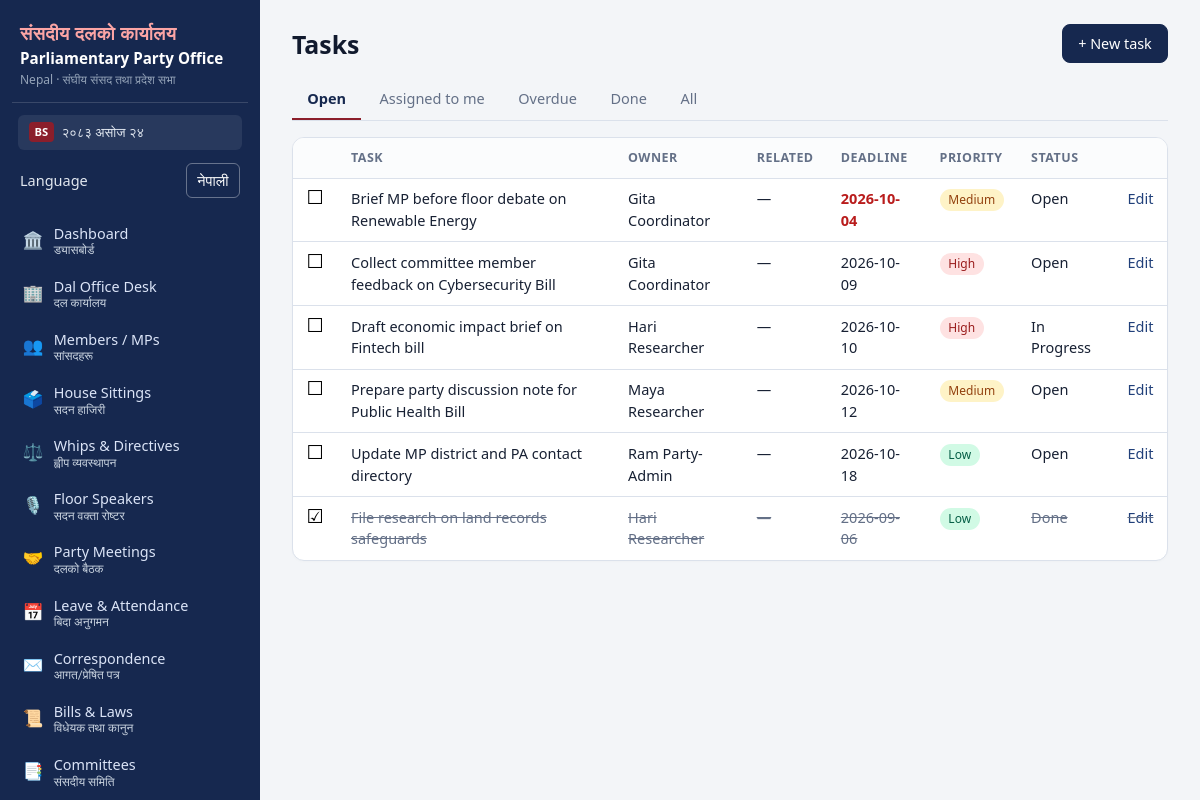
Page /tasks?view=open (signed in) on the committed database.
### tables this page shows
CREATE TABLE users(
  id INTEGER PRIMARY KEY, name TEXT NOT NULL, email TEXT NOT NULL UNIQUE,
  password_hash TEXT NOT NULL, role TEXT NOT NULL,
  language TEXT NOT NULL DEFAULT 'en',
  status TEXT NOT NULL DEFAULT 'active', created_at TEXT NOT NULL);

CREATE TABLE tasks(
  id INTEGER PRIMARY KEY, title TEXT NOT NULL,
  owner_id INTEGER REFERENCES users(id), related_type TEXT, related_id INTEGER,
  deadline TEXT, priority TEXT NOT NULL DEFAULT 'Medium',
  status TEXT NOT NULL DEFAULT 'Open', notes TEXT,
  created_by INTEGER REFERENCES users(id), created_at TEXT NOT NULL);

### app.py (the view)
@app.route("/tasks")
@login_required
def tasks_list():
    view = request.args.get("view", "mine")
    scope = ""
    args = []
    if view == "mine":
        scope = "WHERE t.owner_id=?"
        args = [g.user["id"]]
    elif view == "overdue":
        scope = "WHERE t.status!='Done' AND t.deadline<?"
        args = [today()]
        if not is_staff():
            scope += " AND t.owner_id=?"
            args.append(g.user["id"])
    elif view == "done":
        scope = "WHERE t.status='Done'"
        if not is_staff():
            scope += " AND t.owner_id=?"
            args.append(g.user["id"])
    else:
        if not is_staff():
            scope = "WHERE t.owner_id=?"
            args = [g.user["id"]]
    sql = f"SELECT t.*, u.name owner FROM tasks t LEFT JOIN users u ON u.id=t.owner_id {scope} " \
          f"ORDER BY t.status='Done', t.deadline IS NULL, t.deadline"
    tasks = q(sql, tuple(args))
    return render_template("tasks.html", tasks=tasks, view=view)

### app.py (called while the page is built)
def today():
    return dt.date.today().isoformat()

def nepali_digits(val):
    if val is None:
        return ""
    return str(val).translate(NEP_DIGITS)

def db():
    if "db" not in g:
        g.db = sqlite3.connect(DB_PATH)
        g.db.row_factory = sqlite3.Row
        g.db.execute("PRAGMA foreign_keys=ON")
    return g.db

def q(sql, args=(), one=False):
    cur = db().execute(sql, args)
    return cur.fetchone() if one else cur.fetchall()

@app.before_request
def load_user():
    g.user = None
    uid = session.get("uid")
    if uid:
        u = q("SELECT * FROM users WHERE id=? AND status='active'", (uid,), one=True)
        if u:
            g.user = u
            session["language"] = u["language"] if "language" in u.keys() else "en"
        else:
            session.clear()
    if request.method == "POST":
        token = request.form.get("_csrf") or request.headers.get("X-CSRF-Token")
        if not token or token != session.get("csrf"):
            abort(400, "Invalid or missing CSRF token. Reload the page and try again.")

def csrf():
    if "csrf" not in session:
        session["csrf"] = secrets.token_hex(16)
    return session["csrf"]

def can(perm):
    return bool(g.user) and g.user["role"] in PERMS.get(perm, set())

def is_staff():
    return bool(g.user) and g.user["role"] in STAFF

def login_required(fn):
    @wraps(fn)
    def wrapper(*a, **kw):
        if not g.user:
            return redirect(url_for("login", next=request.full_path.rstrip("?")))
        return fn(*a, **kw)
    return wrapper

@app.template_filter("slug")
def slug(s):
    return (s or "").lower().replace(" ", "-").replace("/", "-").replace("&", "and")

### templates/tasks.html
{% extends 'base.html' %}{% block title %}Tasks{% endblock %}
{% block content %}
<div class="page-head"><h1>Tasks</h1><a class="btn primary" href="{{ url_for('task_new') }}">+ New task</a></div>
<nav class="tabs">
  {% for v, l in [('open','Open'),('mine','Assigned to me'),('overdue','Overdue'),('done','Done'),('all','All')] %}<a href="{{ url_for('tasks_list', view=v) }}" class="{{ 'on' if v==view }}">{{ l }}</a>{% endfor %}
</nav>
<div class="card tablewrap">
{% if tasks %}<table class="tbl"><thead><tr><th></th><th>Task</th><th>Owner</th><th>Related</th><th>Deadline</th><th>Priority</th><th>Status</th><th></th></tr></thead><tbody>
{% for t in tasks %}<tr class="{{ 'doneRow' if t.status=='Done' }}">
  <td><form method="post" action="{{ url_for('task_toggle', tid=t.id) }}"><input type="hidden" name="_csrf" value="{{ csrf() }}"><button class="check" title="Toggle done">{{ '☑' if t.status=='Done' else '☐' }}</button></form></td>
  <td>{{ t.title }}</td><td>{{ t.owner or '—' }}</td>
  <td>{% if t.bill_title %}<a href="{{ url_for('bill_view', bid=t.related_id) }}">{{ t.bill_title }}</a>{% else %}—{% endif %}</td>
  <td class="{{ 'late' if t.deadline and t.deadline < today and t.status != 'Done' }}">{{ t.deadline or '—' }}</td>
  <td><span class="badge p-{{ t.priority|slug }}">{{ t.priority }}</span></td><td>{{ t.status }}</td>
  <td><a href="{{ url_for('task_edit', tid=t.id) }}">Edit</a></td></tr>
{% endfor %}</tbody></table>{% else %}<p class="muted pad">No tasks here.</p>{% endif %}
</div>
{% endblock %}

### templates/base.html (shortened to what this page needs)
<!doctype html>
<html lang="{{ 'ne' if language == 'ne' else 'en' }}">
<head>
<link rel="stylesheet" href="{{ url_for('static', filename='style.css') }}">
</head>
<body>
{% if g.user %}
<aside class="sidebar">
  <div class="brand">
    <div class="brand-nep">संसदीय दलको कार्यालय</div>
    <div class="brand-main">Parliamentary Party Office</div>
    <div class="brand-sub">Nepal · संघीय संसद तथा प्रदेश सभा</div>
  </div>
  <div class="sidebar-date">
    <span class="cal-badge">BS</span> {{ bs_today.split(' (')[0] if bs_today else today }}
  </div>
  <form class="language-switch sidebar-language" method="post" action="{{ url_for('set_language', language='ne' if language != 'ne' else 'en') }}">
    <span>{{ 'Language' if language == 'en' else 'भाषा' }}</span>
    <button type="submit" lang="{{ 'en' if language == 'ne' else 'ne' }}">{{ 'नेपाली' if language == 'en' else 'English' }}</button>
  </form>
  <nav>
    <a href="{{ url_for('dashboard') }}" class="{{ 'on' if request.endpoint=='dashboard' }}">
      <span class="nav-icon">🏛️</span>
      <span class="nav-text">Dashboard <small class="nep">ड्यासबोर्ड</small></span>
    </a>
    <a href="{{ url_for('office_desk') }}" class="{{ 'on' if request.endpoint=='office_desk' }}">
      <span class="nav-icon">🏢</span>
      <span class="nav-text">Dal Office Desk <small class="nep">दल कार्यालय</small></span>
    </a>
    <a href="{{ url_for('members_list') }}" class="{{ 'on' if request.endpoint and request.endpoint.startswith('member') }}">
      <span class="nav-icon">👥</span>
      <span class="nav-text">Members / MPs <small class="nep">सांसदहरू</small></span>
    </a>
    <a href="{{ url_for('sittings_list') }}" class="{{ 'on' if request.endpoint and request.endpoint.startswith('sitting') }}">
      <span class="nav-icon">🗳️</span>
      <span class="nav-text">House Sittings <small class="nep">सदन हाजिरी</small></span>
    </a>
    <a href="{{ url_for('whips_list') }}" class="{{ 'on' if request.endpoint and request.endpoint.startswith('whip') }}">
      <span class="nav-icon">⚖️</span>
      <span class="nav-text">Whips & Directives <small class="nep">ह्वीप व्यवस्थापन</small></span>
    </a>
    <a href="{{ url_for('rosters_list') }}" class="{{ 'on' if request.endpoint and request.endpoint.startswith('roster') }}">
      <span class="nav-icon">🎙️</span>
      <span class="nav-text">Floor Speakers <small class="nep">सदन वक्ता रोष्टर</small></span>
    </a>
    <a href="{{ url_for('meetings_list') }}" class="{{ 'on' if request.endpoint and request.endpoint.startswith('meeting') }}">
      <span class="nav-icon">🤝</span>
      <span class="nav-text">Party Meetings <small class="nep">दलको बैठक</small></span>
    </a>
    <a href="{{ url_for('leaves_list') }}" class="{{ 'on' if request.endpoint and request.endpoint.startswith('leave') }}">
      <span class="nav-icon">📅</span>
      <span class="nav-text">Leave & Attendance <small class="nep">बिदा अनुगमन</small></span>
    </a>
    <a href="{{ url_for('letters_list') }}" class="{{ 'on' if request.endpoint and request.endpoint.startswith('letter') }}">
      <span class="nav-icon">✉️</span>
      <span class="nav-text">Correspondence <small class="nep">आगत/प्रेषित पत्र</small></span>
    </a>
    <a href="{{ url_for('bills_list') }}" class="{{ 'on' if request.endpoint and request.endpoint.startswith('bill') }}">
      <span class="nav-icon">📜</span>
      <span class="nav-text">Bills & Laws <small class="nep">विधेयक तथा कानुन</small></span>
    </a>
    <a href="{{ url_for('committees_list') }}" class="{{ 'on' if request.endpoint and request.endpoint.startswith('committee') }}">
      <span class="nav-icon">📑</span>
      <span class="nav-text">Committees <small class="nep">संसदीय समिति</small></span>
    </a>
  </nav>
</aside>
{% endif %}
<main class="{{ 'main' if g.user else 'main-bare' }}">
  {% block content %}{% endblock %}
</main>
</body>
</html>

### static/style.css (style rules this page uses)
:root { --bg: #f3f5f8; --card: #ffffff; --ink: #172033; --muted: #647087; --line: #dbe1eb; --brand: #16284f; --brand2: #21407a; --nepal-crimson: #8b1e2b; --nepal-crimson-dark: #63101b; --nepal-crimson-light: #fdf2f4; --ok: #157347; --ok-bg: #d1e7dd; --warn: #b45309; --warn-bg: #fef3c7; --err: #b91c1c; --err-bg: #fee2e2; --side: 260px; }
* { box-sizing: border-box; }
body { margin: 0; font: 14.5px/1.5 system-ui, -apple-system, 'Mukta', 'Segoe UI', Roboto, sans-serif; background: var(--bg); color: var(--ink); }
a { color: var(--brand2); text-decoration: none; }
h1 { font-size: 1.55rem; margin: .1rem 0; font-weight: 700; color: #111a2e; }
.language-switch { display: inline-flex; align-items: center; margin: 0 .5rem; }
.language-switch button { border: 1px solid rgba(255,255,255,.35); border-radius: 6px; padding: .35rem .65rem; color: #fff; background: transparent; font: inherit; cursor: pointer; }
.sidebar-language { justify-content: space-between; padding: .35rem .5rem .65rem; margin: 0; color: #e2e8f0; }
.sidebar { position: fixed; inset: 0 auto 0 0; width: var(--side); background: var(--brand); color: #fff; display: flex; flex-direction: column; padding: 1rem .75rem; overflow-y: auto; z-index: 20; }
.brand { padding: .2rem .5rem .8rem; border-bottom: 1px solid rgba(255, 255, 255, 0.15); }
.brand-nep { font-size: 1.15rem; font-weight: 700; color: #fca5a5; letter-spacing: .02em; }
.brand-main { font-size: .95rem; font-weight: 600; color: #ffffff; line-height: 1.25; margin-top: .15rem; }
.brand-sub { font-size: .75rem; color: #94a3b8; margin-top: .2rem; }
.sidebar-date { background: rgba(255, 255, 255, 0.08); border-radius: 6px; padding: .45rem .65rem; margin: .75rem .4rem .5rem; font-size: .82rem; color: #e2e8f0; display: flex; align-items: center; gap: .5rem; }
.cal-badge { background: var(--nepal-crimson); color: #fff; font-size: .7rem; font-weight: 700; padding: .1rem .35rem; border-radius: 4px; }
.sidebar nav { display: flex; flex-direction: column; gap: 3px; flex: 1; margin-top: .4rem; }
.sidebar nav a { color: #dbe4f7; padding: .48rem .65rem; border-radius: 7px; display: flex; align-items: center; gap: .65rem; font-size: .9rem; }
.nav-icon { font-size: 1.05rem; line-height: 1; }
.nav-text small.nep { display: block; font-size: .75rem; color: #cbd5e1; line-height: 1.1; font-family: 'Mukta', system-ui, sans-serif; }
.main { margin-left: var(--side); padding: 1.5rem 2rem; max-width: 1300px; }
.page-head { display: flex; justify-content: space-between; align-items: flex-start; gap: 1rem; margin-bottom: 1rem; flex-wrap: wrap; }
.card { background: var(--card); border: 1px solid var(--line); border-radius: 12px; padding: 1rem 1.2rem; margin-bottom: 1.1rem; box-shadow: 0 1px 3px rgba(0,0,0,.02); }
.tablewrap { padding: 0; overflow-x: auto; }
.tbl { width: 100%; border-collapse: collapse; }
.tbl th { text-align: left; font-size: .78rem; text-transform: uppercase; letter-spacing: .04em; color: var(--muted); padding: .65rem .85rem; border-bottom: 1px solid var(--line); white-space: nowrap; background: #fbfcfd; }
.tbl td { padding: .6rem .85rem; border-bottom: 1px solid var(--line); vertical-align: top; }
.tbl tr:last-child td { border-bottom: 0; }
.late { color: var(--err); font-weight: 600; }
.doneRow td { color: var(--muted); text-decoration: line-through; }
.doneRow td form, .doneRow td a { text-decoration: none; }
.badge { display: inline-block; font-size: .75rem; padding: .12rem .55rem; border-radius: 999px; background: #e9edf6; color: #2b3550; white-space: nowrap; font-weight: 500; }
.p-high { background: #fee2e2; color: #991b1b; }
.p-medium { background: #fef3c7; color: #92400e; }
.p-low { background: #d1fae5; color: #065f46; }
.tabs { display: flex; gap: .2rem; flex-wrap: wrap; border-bottom: 1px solid var(--line); margin-bottom: 1rem; }
.tabs a { padding: .5rem .95rem; color: var(--muted); border-bottom: 2px solid transparent; font-weight: 500; }
.tabs a.on { color: var(--brand); border-color: var(--nepal-crimson); font-weight: 700; }
.btn { display: inline-block; font: inherit; font-size: .9rem; font-weight: 500; padding: .48rem .95rem; border-radius: 8px; border: 1px solid #c9cedb; background: #fff; color: var(--ink); cursor: pointer; transition: all .15s ease; }
.btn.primary { background: var(--brand); border-color: var(--brand); color: #fff; }
.check { background: none; border: 0; font-size: 1.2rem; cursor: pointer; padding: 0; line-height: 1; }

### rows in the picture
users: language "Language", language "नेपाली"
tasks: title "Brief MP before floor debate on Renewable Energy", name "Gita Coordinator", deadline "2026-10-04", priority "Medium", status "Open"
tasks: title "Collect committee member feedback on Cybersecurity Bill", name "Gita Coordinator", deadline "2026-10-09", priority "High", status "Open"
tasks: title "Draft economic impact brief on Fintech bill", name "Hari Researcher", deadline "2026-10-10", priority "High", status "In Progress"
tasks: title "Prepare party discussion note for Public Health Bill", name "Maya Researcher", deadline "2026-10-12", priority "Medium", status "Open"
tasks: title "Update MP district and PA contact directory", name "Ram Party-Admin", deadline "2026-10-18", priority "Low", status "Open"
tasks: status "☑", title "File research on land records safeguards", name "Hari Researcher", deadline "2026-09-06", priority "Low", status "Done"

### other values in the picture
{{ l }} "Open" "Assigned to me" "Overdue" "Done" "All"
